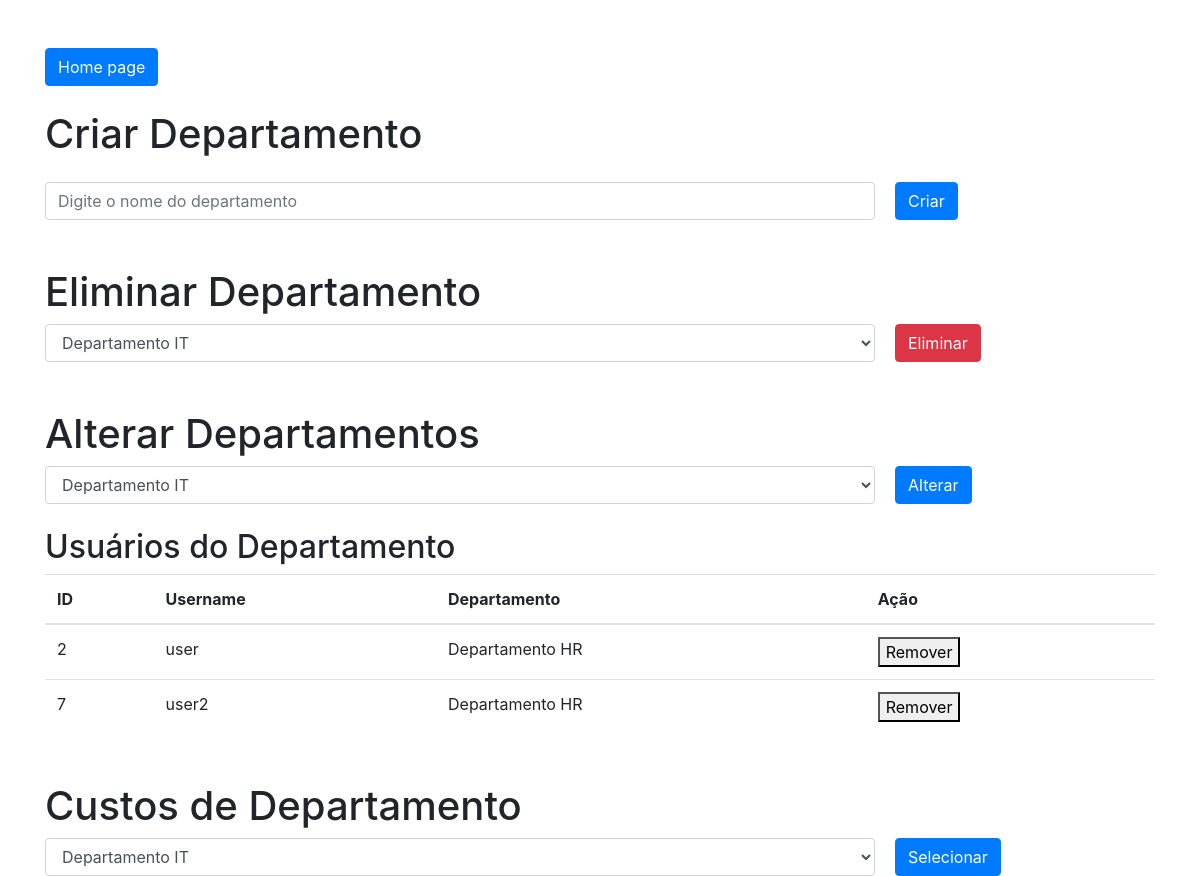
/admin/departamentos/departamentos.php?departamento-id=33350 (signed in), run on the app's committed database.
### tables this page shows
CREATE TABLE `users` (
  `ID` int(11) NOT NULL,
  `username` varchar(100) NOT NULL,
  `DataNasc` varchar(20) NOT NULL,
  `NIF` int(11) NOT NULL,
  `IBAN` varchar(50) NOT NULL,
  `Tel` int(11) NOT NULL,
  `Telf` int(11) NOT NULL,
  `Email` varchar(50) NOT NULL,
  `Morada` varchar(150) NOT NULL,
  `Localidade` varchar(50) NOT NULL,
  `CodigoPostal` varchar(15) NOT NULL,
  `IDdepartamento` int(11) NOT NULL,
  `Funcao` varchar(50) NOT NULL,
  `Estado` tinyint(1) NOT NULL,
  `Admin` tinyint(1) NOT NULL,
  `Password` varchar(50) NOT NULL
);

CREATE TABLE `departamentos` (
  `IDdepartamento` int(11) NOT NULL,
  `Nomedepartamento` varchar(30) NOT NULL,
  `CustoTotal` double NOT NULL
);

### admin/departamentos/departamentos.php (the view, shortened to what this page needs)
<?php
include("../../database/database.php");
?>
<!DOCTYPE html>
<html>
<head>
  <link rel="stylesheet" href="styles.css">
  <link rel="stylesheet" href="https://stackpath.bootstrapcdn.com/bootstrap/4.5.0/css/bootstrap.min.css">
</head>
<body>
    <div class="container mt-5">
        <a class="btn btn-primary" href="../admin.php">Home page</a>
    </div>
  <div class="container mt-4">
    <h1 class="mb-4">Criar Departamento</h1>
    <form action="func.php" method="post">
      <div class="form-row">
        <div class="col-9">
          <input type="text" class="form-control custom-input" name="departamento" placeholder="Digite o nome do departamento">
        </div>
        <div class="col-3">
          <button type="submit" class="btn btn-primary custom-button">Criar</button>
        </div>
      </div>
    </form>
    <h1 class="mt-5">Eliminar Departamento</h1>
    <form action="func.php" method="post">
      <div class="form-row">
        <div class="col-9">
          <select class="form-control custom-input" name="departamento-eliminar">
            <?php
            $sqlDelete = "SELECT IDdepartamento, Nomedepartamento FROM departamentos";
            $resultado = mysqli_query($conn, $sqlDelete);
            while ($row = mysqli_fetch_assoc($resultado)) {
              echo '<option value="' . $row['IDdepartamento'] . '">' . $row['Nomedepartamento'] . '</option>';
            }
            ?>
          </select>
        </div>
        <div class="col-3">
          <button type="submit" class="btn btn-danger custom-button">Eliminar</button>
        </div>
      </div>
    </form>
    <h1 class="mt-5">Alterar Departamentos</h1>
    <form action="func.php" method="post">
      <div class="form-row">
        <div class="col-9">
          <select class="form-control custom-input" name="departamento-alterar">
            <?php
            $sqlAlterarDepartamento = "SELECT IDdepartamento, Nomedepartamento FROM departamentos";
            $resultado = mysqli_query($conn, $sqlAlterarDepartamento);
            while ($row = mysqli_fetch_assoc($resultado)) {
              echo '<option value="' . $row['IDdepartamento'] . '">' . $row['Nomedepartamento'] . '</option>';
            }
            ?>
          </select>
        </div>
        <div class="col-3">
          <button type="submit" class="btn btn-primary custom-button">Alterar</button>
        </div>
      </div>
    </form>
    <?php if (isset($_GET['departamento-id'])): ?>
      <?php
      $departamentoID = $_GET['departamento-id'];
      $sqlUsuarios = "SELECT users.ID, users.username, users.IDdepartamento, departamentos.Nomedepartamento AS departamento
                      FROM users
                      LEFT JOIN departamentos ON users.IDdepartamento = departamentos.IDdepartamento
                      WHERE users.IDdepartamento = $departamentoID OR users.IDdepartamento = 0";
      $resultadoUsuarios = mysqli_query($conn, $sqlUsuarios);
      ?>
      <h2 class="mt-4">Usuários do Departamento</h2>
      <form action="func.php" method="post">
        <table class="table">
          <thead>
            <tr>
              <th>ID</th>
              <th>Username</th>
              <th>Departamento</th>
              <th>Ação</th>
            </tr>
          </thead>
          <tbody>
            <?php while ($usuario = mysqli_fetch_assoc($resultadoUsuarios)): ?>
              <tr>
                <td><?php echo $usuario['ID']; ?></td>
                <td><?php echo $usuario['username']; ?></td>
                <td><?php echo $usuario['departamento'] ?? 'Sem departamento'; ?></td>
                <td>
                  <?php if ($usuario['IDdepartamento'] == $departamentoID): ?>
                    <button type="submit" name="remover" value="<?php echo $usuario['ID']; ?>">Remover</button>
                  <?php else: ?>
                    <button type="submit" name="adicionar" value="<?php echo $usuario['ID']; ?>">Adicionar</button>
                  <?php endif; ?>
                </td>
              </tr>
            <?php endwhile; ?>
          </tbody>
        </table>
      </form>
    <?php endif; ?>
<h1 class="mt-5">Custos de Departamento</h1>
<form method="post">
  <div class="form-row">
    <div class="col-9">
      <select class="form-control custom-input" name="departamento-custos">
        <?php
        $sqlDepartamentos = "SELECT IDdepartamento, Nomedepartamento FROM departamentos";
        $resultadoDepartamentos = mysqli_query($conn, $sqlDepartamentos);
        while ($departamento = mysqli_fetch_assoc($resultadoDepartamentos)) {
          echo '<option value="' . $departamento['IDdepartamento'] . '">' . $departamento['Nomedepartamento'] . '</option>';
        }
        ?>
      </select>
    </div>
    <div class="col-3">
      <button type="submit" class="btn btn-primary custom-button" name="selecionar-custos">Selecionar</button>
    </div>
  </div>
</form>

### admin/departamentos/styles.css (style rules this page uses)
.custom-input { width: 70%; }
.custom-button { margin-left: 10px; }

### data on the page
users: ID "2", username "user", IDdepartamento.Nomedepartamento "Departamento HR"
users: ID "7", username "user2", IDdepartamento.Nomedepartamento "Departamento HR"

### other printed values
form field departamento-eliminar "Departamento IT"
form field departamento-alterar "Departamento IT"
form field departamento-custos "Departamento IT"
